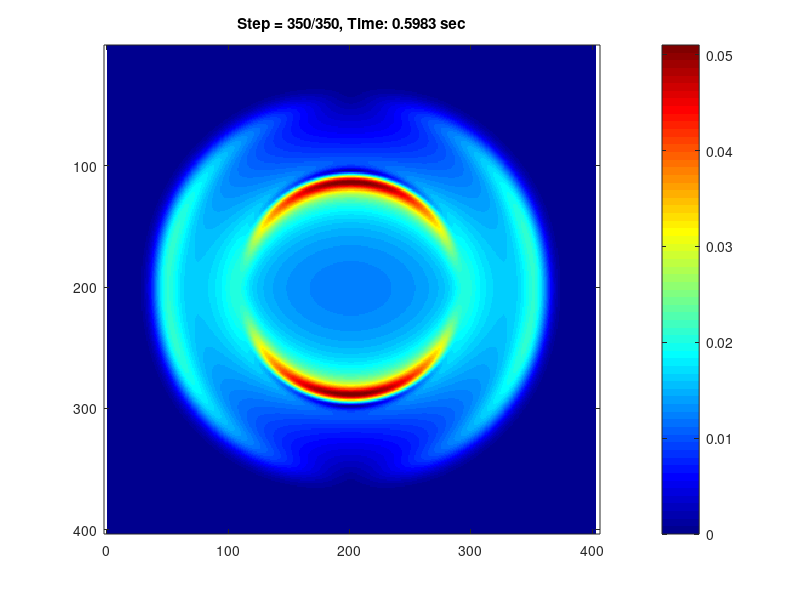

This figure's MATLAB source:
% Finite-differences in time domain(FDTD) elastic wave propagation in 2D 
% medium surrounded by simple sponge boundaries with exponential decay
% (Cerjan, 1985).
%
% We solve second order wave equation in time domain and displacement 
% formulation getting wavefield in terms of displacement vector [ux, uz].
%
% Elastic medium is parametrized by density and two velocities rho, vp
% and vs . We show CFL condition and number of points per wavelength
% prior running loop over time steps.
%
% Conventional FD star-stencils deliver accuracy O(2,2)
% Stencils: [1 -2 1]/dx2 and [1 -1 -1 1]/4dxdz
% --------------------------------------------------------------
% The code is intentionally writen in a single file
% to simplify start up.
%
% The program does not save any files, add such option manually if needed.
% Drawing the wavefield is the most computationally demanding. Increase 
% IT_DISPLAY value to reduce output and accelerate computation.
%
% The goal is to provide a simple example of elastic wave propagation
% in 2D isotropic medium.
%
% --------------------------------------------------------------
% Oleg Ovcharenko and Vladimir Kazei, 2018
%
% oleg.ovcharenko@kaust.edu.sa
% vladimir.kazei@kaust.edu.sa
%
% King Abdullah University of Science and Technology
% Thuwal, Saudi Arabia
% --------------------------------------------------------------

close all;
% Output periodicity in time steps
IT_DISPLAY = 10;

%% MODEL
% Model dimensions, [m]
nx = 401;
nz = 401;
dx = 10;
dz = 10;

% Elastic parameters
vp = 3300.0 * ones(nz, nx);         % velocity of compressional waves, [m/s]
vs = vp / 1.732;                    % velocity of shear waves, [m/s]
rho = 2800.0 * ones(size(vp));      % density, [kg/m3]

% Lame parameters
lam = rho.*(vp.^2 - 2*vs.^2);       % first Lame parameter
mu = rho.*vs.^2;                    % shear modulus, [N/m2]

%% TIME STEPPING
t_total = .6;                       % [sec] recording duration
dt = 0.8/(max(vp(:)) * sqrt(1.0/dx^2 + 1.0/dz^2));
nt = round(t_total/dt);             % number of time steps
t = [0:nt]*dt;

CFL = max(vp(:))*dt * sqrt(1.0/dx^2 + 1.0/dz^2);
%% SOURCE
f0 = 10.0;                          % dominant frequency of the wavelet
t0 = 1.20 / f0;                     % excitation time
factor = 1e10;                      % amplitude coefficient
angle_force = 90.0;                 % spatial orientation

jsrc = round(nz/2);                 % source location along OZ
isrc = round(nx/2);                 % source location along OX

a = pi*pi*f0*f0;
dt2rho_src = dt^2/rho(jsrc, isrc);
source_term = factor * exp(-a*(t-t0).^2);                             % Gaussian
% source_term =  -factor*2.0*a*(t-t0)*exp(-a*(t-t0)^2);                % First derivative of a Gaussian:
% source_term = factor * (1.0 - 2.0*a*(t-t0).^2).*exp(-a*(t-t0).^2);        % Ricker source time function (second derivative of a Gaussian):

force_x = sin(angle_force * pi / 180) * source_term * dt2rho_src / (dx * dz);
force_z = cos(angle_force * pi / 180) * source_term * dt2rho_src / (dx * dz);
min_wavelengh = 0.5*min(vs(vs>330))/f0;     % shortest wavelength bounded by velocity in the air

%% ABSORBING BOUNDARY (ABS)
abs_thick = min(floor(0.15*nx), floor(0.15*nz));         % thicknes of the layer
abs_rate = 0.3/abs_thick;      % decay rate

lmargin = [abs_thick abs_thick];
rmargin = [abs_thick abs_thick];
weights = ones(nz+2,nx+2);
for iz = 1:nz+2
    for ix = 1:nx+2
        i = 0;
        j = 0;
        k = 0;
        if (ix < lmargin(1) + 1)
            i = lmargin(1) + 1 - ix;
        end
        if (iz < lmargin(2) + 1)
            k = lmargin(2) + 1 - iz;
        end
        if (nx - rmargin(1) < ix)
            i = ix - nx + rmargin(1);
        end
        if (nz - rmargin(2) < iz)
            k = iz - nz + rmargin(2);
        end
        if (i == 0 && j == 0 && k == 0)
            continue
        end
        rr = abs_rate * abs_rate * double(i*i + j*j + k*k );
        weights(iz,ix) = exp(-rr);
    end
end

%% SUMMARY
fprintf('#################################################\n');
fprintf('2D elastic FDTD wave propagation in isotripic \nmedium in displacement formulation with \nCerjan(1985) boundary conditions\n');
fprintf('#################################################\n');
fprintf('Model:\n\t%d x %d\tgrid nz x nx\n\t%.1e x %.1e\t[m] dz x dx\n',nz, nx, dz,dx);
fprintf('\t%.1e x %.1e\t[m] model size\n',nx*dx, nz*dz);
fprintf('\t%.1e...%.1e\t[m/s] vp\n', min(vp(:)), max(vp(:)));
fprintf('\t%.1e...%.1e\t[m/s] vs\n', min(vs(:)), max(vs(:)));
fprintf('\t%.1e...%.1e\t[kg/m3] rho\n', min(rho(:)), max(rho(:)));
fprintf('Time:\n\t%.1e\t[sec] total\n\t%.1e\tdt\n\t%d\ttime steps\n',t_total,dt,nt);
fprintf('Source:\n\t%.1e\t[Hz] dominant frequency\n\t%.1f\t[sec] index time\n',f0,t0);
fprintf('Other:\n\t%.1f\tCFL number\n', CFL);
fprintf('\t%.2f\t[m] shortest wavelength\n\t%d, %d\t points-per-wavelength OX, OZ\n', min_wavelengh, floor(min_wavelengh/dx), floor(min_wavelengh/dz));
fprintf('#################################################\n');

%% ALLOCATE MEMORY FOR WAVEFIELD
ux3 = zeros(nz+2,nx+2);            % Wavefields at t
uz3 = zeros(nz+2,nx+2);
ux2 = zeros(nz+2,nx+2);            % Wavefields at t-1
uz2 = zeros(nz+2,nx+2);
ux1 = zeros(nz+2,nx+2);            % Wavefields at t-2
uz1 = zeros(nz+2,nx+2);
% Coefficients for derivatives
co_dxx = 1/dx^2;
co_dzz = 1/dz^2;
co_dxz = 1/(4.0 * dx * dz);
co_dzx = 1/(4.0 * dx * dz);
dt2rho=(dt^2)./rho;
lam_2mu = lam + 2 * mu;

%% Loop over TIME
tic;
for it = 1:nt
    ux3 = zeros(size(ux2));
    uz3 = zeros(size(uz2));
    % Second-order derivatives
    % Ux
    dux_dxx = co_dxx * (ux2(2:end-1,1:end-2) - 2*ux2(2:end-1,2:end-1) + ux2(2:end-1,3:end));
    dux_dzz = co_dzz * (ux2(1:end-2,2:end-1) - 2*ux2(2:end-1,2:end-1) + ux2(3:end,2:end-1));
    dux_dxz = co_dxz * (ux2(1:end-2,3:end) - ux2(3:end,3:end) ...
        - ux2(1:end-2,1:end-2) + ux2(3:end,1:end-2));
    % Uz
    duz_dxx = co_dxx * (uz2(2:end-1,1:end-2) - 2*uz2(2:end-1,2:end-1) + uz2(2:end-1,3:end));
    duz_dzz = co_dzz * (uz2(1:end-2,2:end-1) - 2*uz2(2:end-1,2:end-1) + uz2(3:end,2:end-1));
    duz_dxz = co_dxz * (uz2(1:end-2,3:end) - uz2(3:end,3:end) ...
        - uz2(1:end-2,1:end-2) + uz2(3:end,1:end-2));
    % Stress G
    sigmas_ux = lam_2mu .* dux_dxx + lam .* duz_dxz + mu .* (dux_dzz + duz_dxz);
    sigmas_uz = mu .* (dux_dxz + duz_dxx) + lam .* dux_dxz + lam_2mu .* duz_dzz;
    % U(t) = 2*U(t-1) - U(t-2) + G dt2/rho;
    ux3(2:end-1,2:end-1) = 2.0*ux2(2:end-1,2:end-1) - ux1(2:end-1,2:end-1) + sigmas_ux.*dt2rho;
    uz3(2:end-1,2:end-1) = 2.0*uz2(2:end-1,2:end-1) - uz1(2:end-1,2:end-1) + sigmas_uz.*dt2rho;
    % Add source term
    ux3(jsrc, isrc) = ux3(jsrc, isrc) + force_x(it);
    uz3(jsrc, isrc) = uz3(jsrc, isrc) + force_z(it);
    % Exchange data between t-2 (1), t-1 (2) and t (3) and apply ABS
    ux1 = ux2 .* weights;
    ux2 = ux3 .* weights;
    uz1 = uz2 .* weights;
    uz2 = uz3 .* weights;
    % Output
    if mod(it,IT_DISPLAY) == 0
        fprintf('Time step: %d \t %.4f s\n',it, single(t(it)));
        u=sqrt(ux3.^2 + uz3.^2);
        imagesc(u); colorbar; colormap jet;
        title(['Step = ',num2str(it),'/',num2str(nt),', Time: ',sprintf('%.4f',t(it)),' sec']);
        axis equal tight; drawnow;
    end
end
toc; disp('End');
